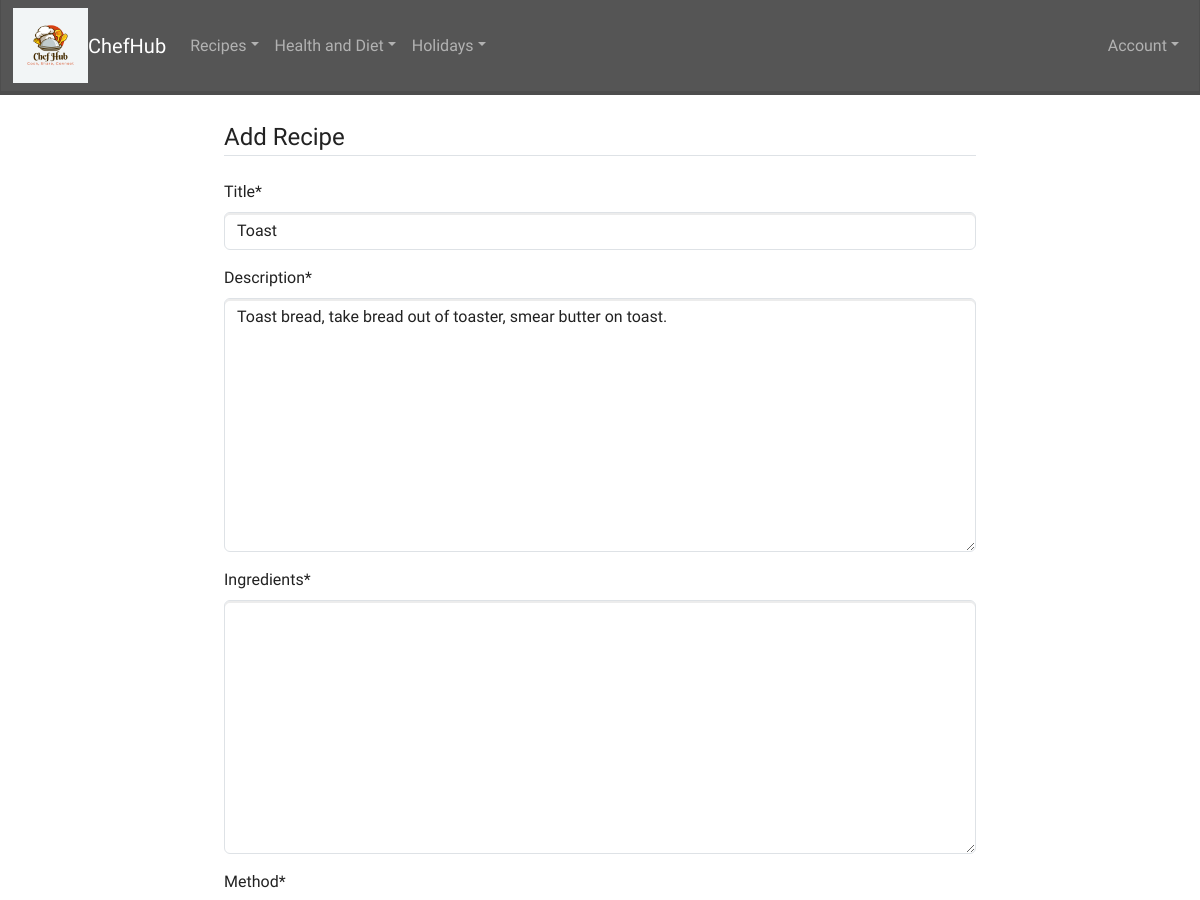
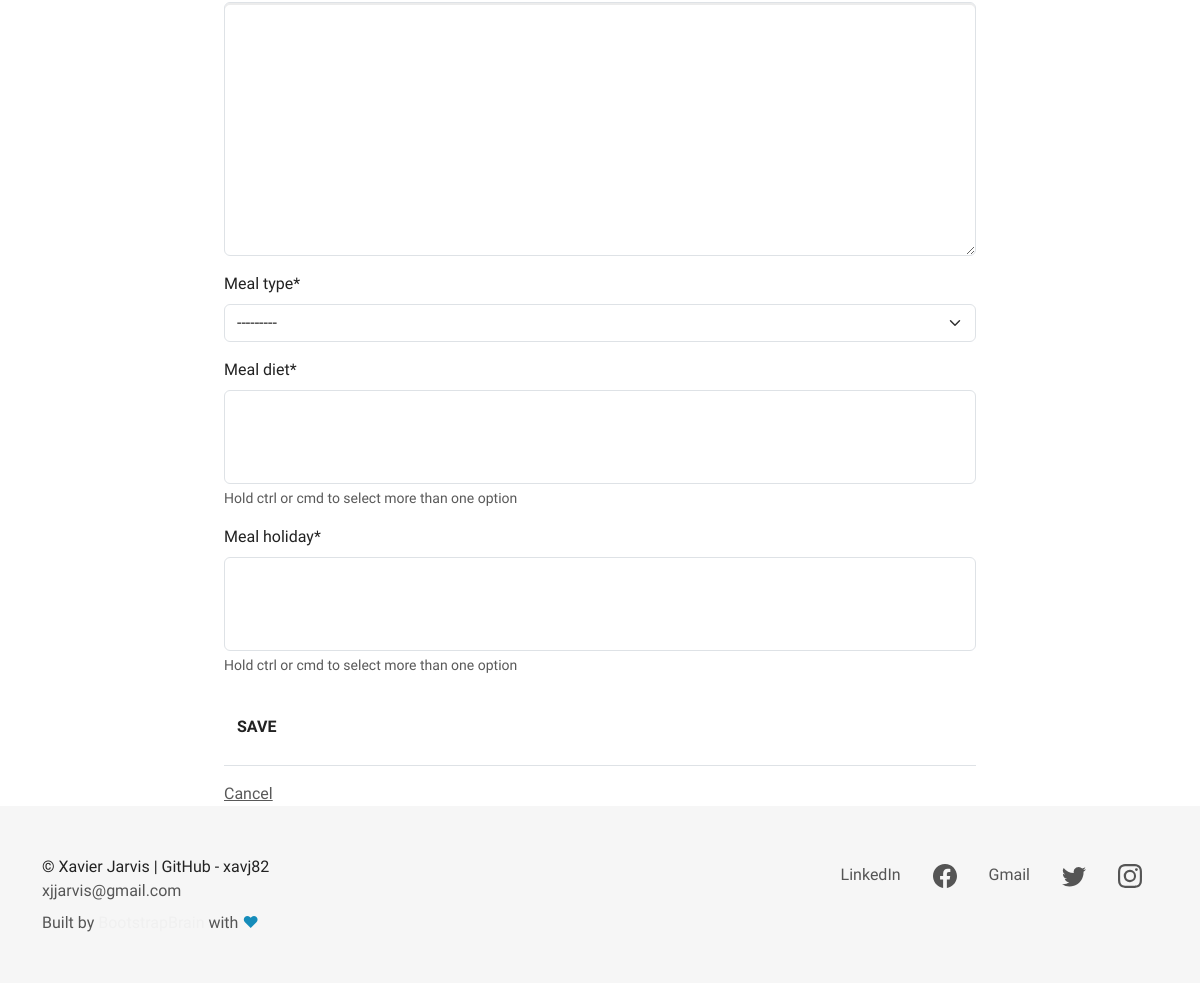
The page /recipe/3/update (signed in) on the database as committed earlier (2 pictures, top to bottom).
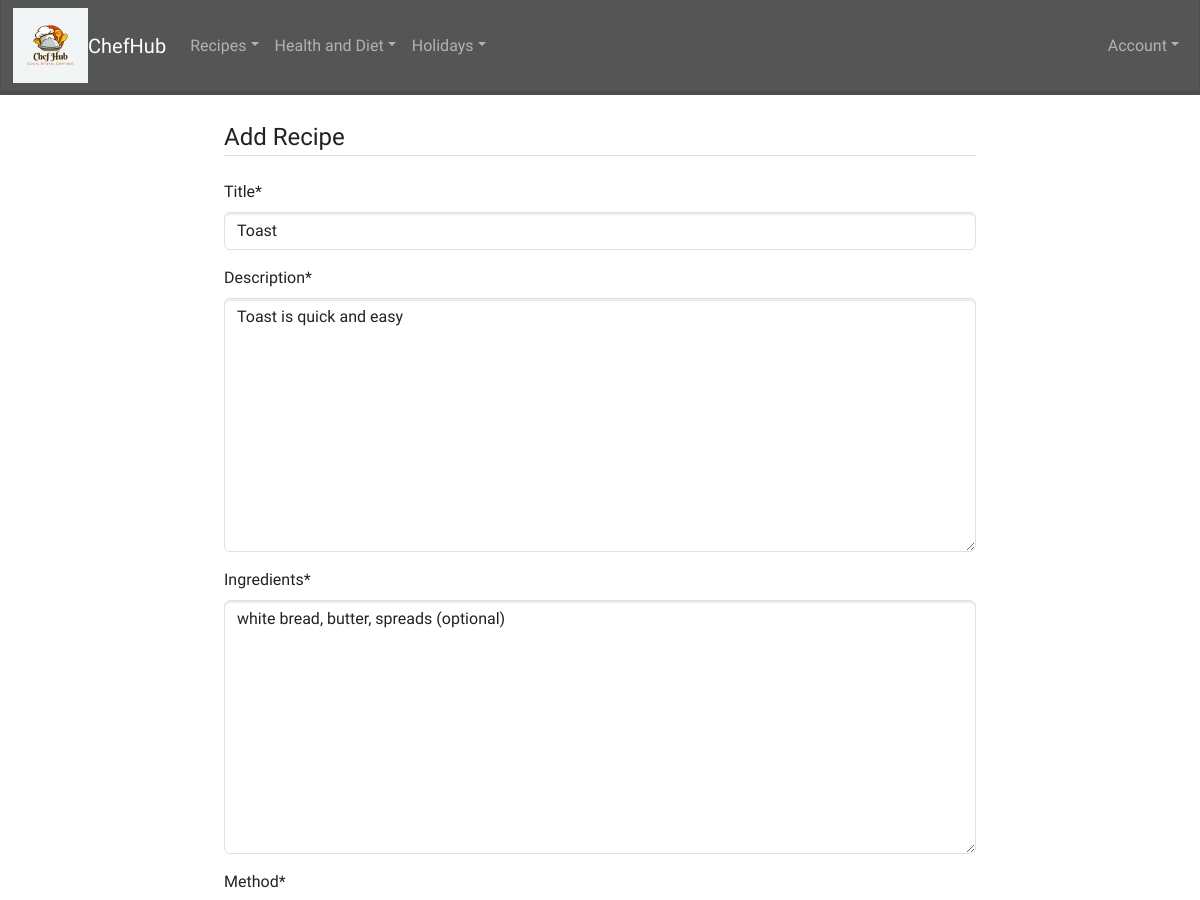
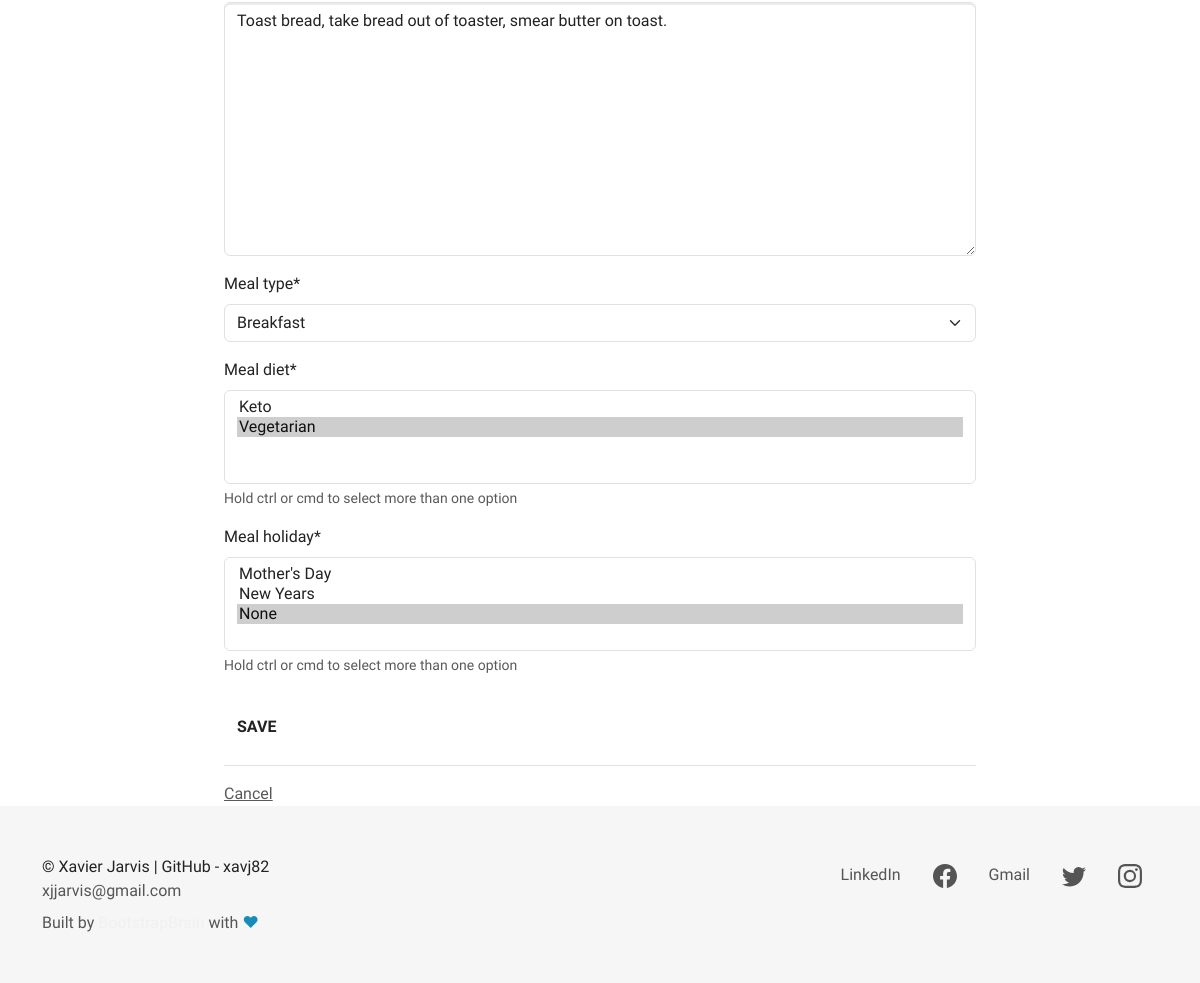
The same page on the database as committed later (2 pictures, top to bottom).
### recipes/models.py (models this page shows, shortened)
class Recipe(models.Model):
    title = models.CharField(max_length=100)
    description = models.TextField()
    image = models.ImageField(upload_to="recipe_images", null=True)
    author = models.ForeignKey(User, on_delete=models.CASCADE)
    created_at = models.DateTimeField(auto_now_add=True)
    updated_at = models.DateTimeField(auto_now=True)
    ingredients = models.TextField(null=True)
    method = models.TextField(null=True)
    meal_type = models.ForeignKey(MealType, on_delete=models.CASCADE, null=True)
    meal_diet = models.ManyToManyField(MealDiet, help_text="Hold ctrl or cmd to select more than one option")
    meal_holiday = models.ManyToManyField(HolidayMeal, help_text="Hold ctrl or cmd to select more than one option")

### recipes/views.py (the view, shortened to what this page needs)
# urls.py: path('recipe/<int:pk>/update', views.RecipeUpdateView.as_view(), name="recipes-update"),
class RecipeUpdateView(LoginRequiredMixin, UserPassesTestMixin, UpdateView):
    model = models.Recipe
    fields = ['title', 'description','ingredients', 'method', 'meal_type', 'meal_diet', 'meal_holiday',]
    def test_func(self):
        recipe =self.get_object()
        return self.request.user ==recipe.author

### recipes/models.py (called while the page is built)
    def __str__(self):
        return self.meal

    def __str__(self):
        return self.diet

    def __str__(self):
        return self.holiday

### recipes/templates/recipes/recipe_form.html (shortened to what this page needs)
{% extends "recipes/base.html" %}
{% load crispy_forms_tags %}
{% block content %}
<div class="container">
    <form method="POST" enctype="multipart/form-data">
        <fieldset class="form-group">
            <legend class="border-bottom mb-4">Add Recipe</legend>
            {{ form|crispy }}
        </fieldset>
        <div class="form-group py-3">
            <input class="btn btn-outline primary" type="submit" value="save"/>
        </div>
    </form>
    <div class="border-top pt-3">
        <a class="text-muted" href="{% url 'recipes-home' %}">Cancel</a>
    </div>
</div>
{% endblock content %}

Rows that differ between the two databases and show on the page:
changed Recipe "Toast": description "Toast bread, take bread out of toaster, smear butter on toast." → "Toast is quick and easy"; ingredients (not shown) → "white bread, butter, spreads (optional)"; method (not shown) → "Toast bread, take bread out of toaster, smear butter on toast."; meal_type "---------" → "Breakfast"
Other text that changed with them:
form field meal_diet: (not shown) → "Keto / Vegetarian ☑"
form field meal_holiday: (not shown) → "Mother's Day / New Years / None ☑"
